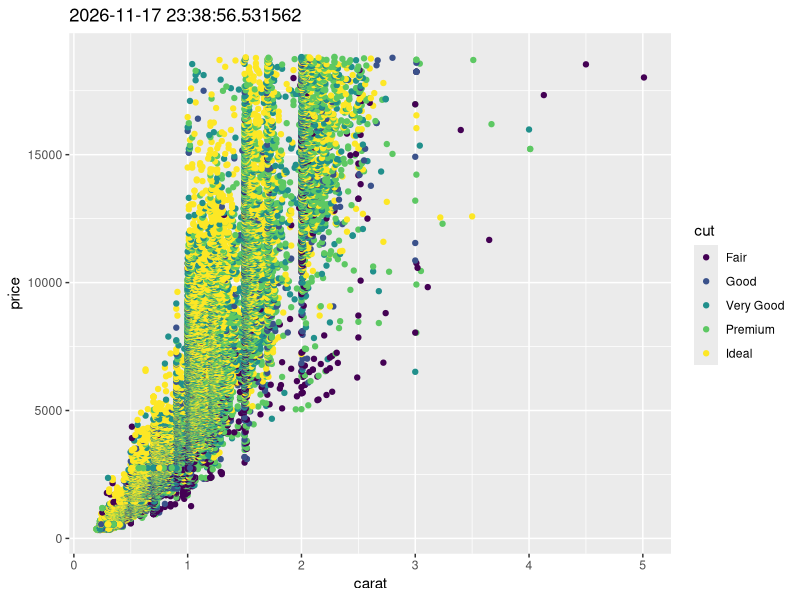

This chart was generated by the following R code:
## ---- chunk 1
1 + 1
## ---- chunk 2
#| echo: false
#| message: false
#| warning: false
library(ggplot2)


  
## ---- chunk 3

ggplot(diamonds, aes(x = carat, y = price)) +
  geom_point(aes(color = cut)) +
  ggtitle(Sys.time())

